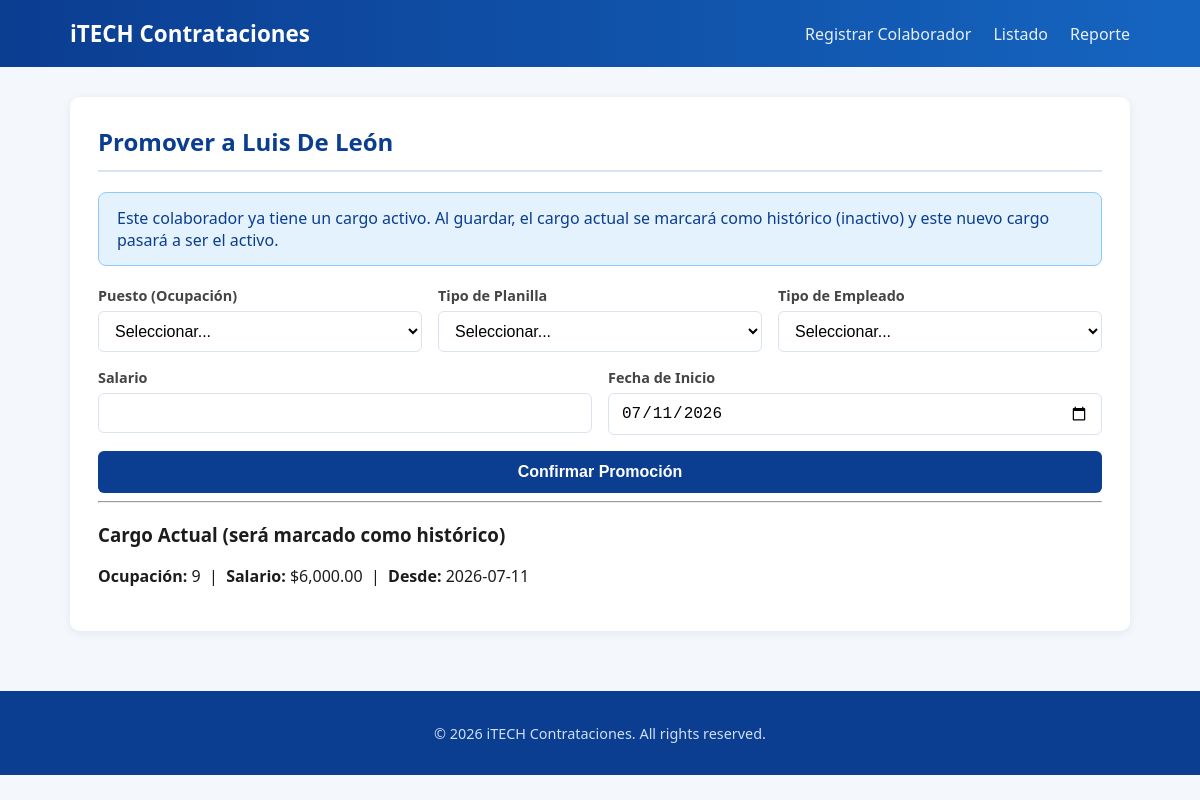
The page /index.php?ruta=perfil/crear&colaborador_id=2 on the database its author committed.
### tables this page shows
CREATE TABLE IF NOT EXISTS `colaboradores` (
  `id` int NOT NULL AUTO_INCREMENT,
  `identidad` varchar(20) NOT NULL,
  `nombre` varchar(50) NOT NULL,
  `apellido` varchar(50) NOT NULL,
  `edad` int NOT NULL,
  `tipo_sangre_id` int NOT NULL,
  `sexo_id` int NOT NULL,
  `nacionalidad` varchar(50) NOT NULL,
  `ruta_id` int NOT NULL,
  `correo` varchar(100) NOT NULL,
  `celular` varchar(20) NOT NULL,
  `empleado_activo` tinyint(1) NOT NULL DEFAULT '1',
  `created_at` timestamp NOT NULL DEFAULT CURRENT_TIMESTAMP,
  `updated_at` timestamp NOT NULL DEFAULT CURRENT_TIMESTAMP ON UPDATE CURRENT_TIMESTAMP,
  PRIMARY KEY (`id`),
  UNIQUE KEY `uq_colaborador_identidad` (`identidad`),
  UNIQUE KEY `uq_colaborador_correo` (`correo`),
  UNIQUE KEY `uq_colaborador_celular` (`celular`),
  KEY `fk_colaborador_tipo_sangre` (`tipo_sangre_id`),
  KEY `fk_colaborador_sexo` (`sexo_id`),
  KEY `fk_colaborador_ruta` (`ruta_id`)
);

CREATE TABLE IF NOT EXISTS `perfiles_laborales` (
  `id` int NOT NULL AUTO_INCREMENT,
  `colaborador_id` int NOT NULL,
  `ocupacion_id` int NOT NULL,
  `tipo_planilla_id` int NOT NULL,
  `tipo_empleado_id` int NOT NULL,
  `salario` decimal(10,2) NOT NULL,
  `fecha_inicio` date NOT NULL,
  `fecha_fin` date DEFAULT NULL,
  `es_activo` tinyint(1) NOT NULL DEFAULT '1',
  `motivo_baja_id` int DEFAULT NULL,
  `firma_digital` text NOT NULL,
  `created_at` timestamp NOT NULL DEFAULT CURRENT_TIMESTAMP,
  PRIMARY KEY (`id`),
  KEY `fk_perfil_colaborador` (`colaborador_id`),
  KEY `fk_perfil_ocupacion` (`ocupacion_id`),
  KEY `fk_perfil_tipo_planilla` (`tipo_planilla_id`),
  KEY `fk_perfil_tipo_empleado` (`tipo_empleado_id`),
  KEY `fk_perfil_motivo_baja` (`motivo_baja_id`)
);

### app/Controllers/ControllerBase.php (called while the page is built, shortened)
<?php
abstract class ControllerBase
{
    protected function render(string $vista, array $datos = []): void
    {
        extract($datos);
        $rutaVista = __DIR__ . '/../Views/' . $vista . '.php';
        require __DIR__ . '/../Views/layouts/header.php';
        require $rutaVista;
        require __DIR__ . '/../Views/layouts/footer.php';
    }
}

### app/Controllers/PerfilLaboralController.php (called while the page is built, shortened)
<?php
class PerfilLaboralController extends ControllerBase
{
    private PerfilLaboral $perfilModel;
    private Colaborador $colaboradorModel;
    public function __construct()
    {
        $this->perfilModel = new PerfilLaboral();
        $this->colaboradorModel = new Colaborador();
    }
    public function mostrarFormulario(): void
    {
        $colaboradorId = (int) ($_GET['colaborador_id'] ?? 0);
        $colaborador = $this->colaboradorModel->buscarPorId($colaboradorId);
        $perfilActivo = $this->perfilModel->buscarActivoPorColaborador($colaboradorId);
        $this->render('perfil/formulario', [
            'colaborador'    => $colaborador,
            'perfilActivo'   => $perfilActivo,
            'ocupaciones'    => (new CatOcupacion())->activos(),
            'tiposPlanilla'  => (new CatTipoPlanilla())->todos(),
            'tiposEmpleado'  => (new CatTipoEmpleado())->activos(),
            'motivosBaja'    => (new CatMotivoTerminacion())->todos(),
            'errores'        => $_SESSION['errores'] ?? [],
        ]);
    }
}

### app/Services/Router.php (called while the page is built, shortened)
<?php
class Router
{
    private array $rutasPermitidas = [];
    public function registrar(string $ruta, string $controlador, string $accion): void
    {
        $this->rutasPermitidas[$ruta] = [$controlador, $accion];
    }
    public function despachar(string $ruta): void
    {
        [$controladorClase, $accion] = $this->rutasPermitidas[$ruta];
        $controlador = new $claseCompleta();
        $controlador->$accion();
    }
}

### public/index.php (called while the page is built, shortened)
<?php
require_once __DIR__ . '/../app/autoload.php';
$router = new Router();
$router->registrar('colaborador/crear', 'ColaboradorController', 'mostrarFormulario');
$router->registrar('colaborador/guardar', 'ColaboradorController', 'guardar');
$router->registrar('colaborador/listado', 'ColaboradorController', 'listado');
$router->registrar('colaborador/editar', 'ColaboradorController', 'mostrarFormularioEdicion');
$router->registrar('colaborador/actualizar', 'ColaboradorController', 'actualizar');
$router->registrar('perfil/crear', 'PerfilLaboralController', 'mostrarFormulario');
$router->registrar('perfil/guardar', 'PerfilLaboralController', 'guardar');
$router->registrar('perfil/promover', 'PerfilLaboralController', 'promover');
$router->registrar('perfil/finalizar', 'PerfilLaboralController', 'finalizar');
$router->registrar('reporte/index', 'ReporteController', 'index');
$router->registrar('reporte/exportarExcel', 'ReporteController', 'exportarExcel');
$ruta = $_GET['ruta'] ?? 'colaborador/crear';
$router->despachar($ruta);

### app/autoload.php (called while the page is built, shortened)
<?php
spl_autoload_register(function (string $class) {
    $prefix = 'App\\';
    $baseDir = __DIR__ . '/../app/';
    $relativeClass = substr($class, strlen($prefix));
    $file = $baseDir . str_replace('\\', '/', $relativeClass) . '.php';
});

### app/Config/database.php (called while the page is built)
<?php
return [
    'driver'   => 'mysql',
    'host'     => '127.0.0.1',
    'port'     => '3306',
    'database' => 'tiposangre',
    'username' => 'root',
    'password' => '',
    'charset'  => 'utf8mb4',
];

### app/Services/DatabaseConnection.php (called while the page is built, shortened)
<?php
class DatabaseConnection
{
    private static ?DatabaseConnection $instance = null;
    private PDO $pdo;
    private function __construct()
    {
        $config = require __DIR__ . '/../Config/database.php';
        $dsn = "{$config['driver']}:host={$config['host']};port={$config['port']};dbname={$config['database']};charset={$config['charset']}";
        try {
            $this->pdo = new PDO($dsn, $config['username'], $config['password'], [
                PDO::ATTR_ERRMODE            => PDO::ERRMODE_EXCEPTION,
                PDO::ATTR_DEFAULT_FETCH_MODE => PDO::FETCH_ASSOC,
                PDO::ATTR_EMULATE_PREPARES   => false,
            ]);
        } catch (PDOException $e) {
            die('Error de conexión a la base de datos: ' . $e->getMessage());
        }
    }
    public static function getInstance(): DatabaseConnection
    {
        if (self::$instance === null) {
            self::$instance = new self();
        }
        return self::$instance;
    }
    public function selectOne(string $sql, array $params = []): ?array
    {
        $stmt = $this->run($sql, $params);
        $row = $stmt->fetch();
        return $row === false ? null : $row;
    }
    private function run(string $sql, array $params = []): PDOStatement
    {
        $stmt = $this->pdo->prepare($sql);
        $stmt->execute($params);
        return $stmt;
    }
}

### app/Models/PerfilLaboral.php (called while the page is built, shortened)
<?php
class PerfilLaboral
{
    private DatabaseConnection $db;
    public function __construct()
    {
        $this->db = DatabaseConnection::getInstance();
    }
    public function buscarActivoPorColaborador(int $colaboradorId): ?array
    {
        return $this->db->selectOne(
            "SELECT * FROM perfiles_laborales
             WHERE colaborador_id = :colaborador_id AND es_activo = 1
             LIMIT 1",
            [':colaborador_id' => $colaboradorId]
        );
    }
}

### app/Models/Colaborador.php (called while the page is built, shortened)
<?php
class Colaborador
{
    private DatabaseConnection $db;
    public function __construct()
    {
        $this->db = DatabaseConnection::getInstance();
    }
    public function buscarPorId(int $id): ?array
    {
        return $this->db->selectOne(
            "SELECT * FROM colaboradores WHERE id = :id",
            [':id' => $id]
        );
    }
}

### app/Views/perfil/formulario.php (the view, shortened to what this page needs)
<?php $esPromocion = $perfilActivo !== null; ?>
<div class="tarjeta">
    <h2>
        <?= $esPromocion ? 'Promover a ' : 'Asignar Cargo a ' ?>
        <?= htmlspecialchars($colaborador['nombre'] . ' ' . $colaborador['apellido']) ?>
    </h2>
    <?php if ($esPromocion): ?>
        <div class="alerta alerta-info">
            Este colaborador ya tiene un cargo activo. Al guardar, el cargo actual
            se marcará como histórico (inactivo) y este nuevo cargo pasará a ser el activo.
        </div>
    <?php endif; ?>
    <form method="POST" action="index.php?ruta=<?= $esPromocion ? 'perfil/promover' : 'perfil/guardar' ?>" class="formulario">
        <div class="fila">
            <div class="grupo-formulario">
                <label for="ocupacion_id">Puesto (Ocupación)</label>
                <select id="ocupacion_id" name="ocupacion_id" required>
                    <option value="">Seleccionar...</option>
                </select>
            </div>
            <div class="grupo-formulario">
                <label for="tipo_planilla_id">Tipo de Planilla</label>
                <select id="tipo_planilla_id" name="tipo_planilla_id" required>
                    <option value="">Seleccionar...</option>
                </select>
            </div>
            <div class="grupo-formulario">
                <label for="tipo_empleado_id">Tipo de Empleado</label>
                <select id="tipo_empleado_id" name="tipo_empleado_id" required>
                    <option value="">Seleccionar...</option>
                </select>
            </div>
        </div>
        <div class="fila">
            <div class="grupo-formulario">
                <label for="salario">Salario</label>
                <input type="number" step="0.01" id="salario" name="salario" required>
            </div>
            <div class="grupo-formulario">
                <label for="fecha_inicio">Fecha de Inicio</label>
                <input type="date" id="fecha_inicio" name="fecha_inicio" required
                       value="<?= date('Y-m-d') ?>">
            </div>
        </div>
        <button type="submit" class="btn btn-primario">
            <?= $esPromocion ? 'Confirmar Promoción' : 'Guardar Perfil Laboral' ?>
        </button>
    </form>
    <?php if ($esPromocion): ?>
        <hr>
        <h3>Cargo Actual (será marcado como histórico)</h3>
        <p>
            <strong>Ocupación:</strong> <?= htmlspecialchars($perfilActivo['ocupacion_id']) ?> &nbsp;|&nbsp;
            <strong>Salario:</strong> $<?= number_format((float)$perfilActivo['salario'], 2) ?> &nbsp;|&nbsp;
            <strong>Desde:</strong> <?= htmlspecialchars($perfilActivo['fecha_inicio']) ?>
        </p>
    <?php endif; ?>
</div>

### public/css/estilos.css (style rules this page uses)
:root { --color-primario: #0b3d91; --color-primario-claro: #1565c0; --color-secundario: #00acc1; --color-fondo: #f4f7fb; --color-tarjeta: #ffffff; --color-texto: #1c1c1c; --color-exito: #2e7d32; --color-exito-bg: #e8f5e9; --color-error: #c62828; --color-error-bg: #fdecea; --color-info-bg: #e3f2fd; --color-borde: #dbe3ee; }
* { box-sizing: border-box; }
body { margin: 0; font-family: 'Segoe UI', Tahoma, Geneva, Verdana, sans-serif; background-color: var(--color-fondo); color: var(--color-texto); }
.tarjeta { background: var(--color-tarjeta); border-radius: 10px; padding: 28px; margin: 30px 0; box-shadow: 0 2px 10px rgba(11, 61, 145, 0.08); }
.tarjeta h2 { margin-top: 0; color: var(--color-primario); border-bottom: 2px solid var(--color-borde); padding-bottom: 12px; }
.formulario { display: flex; flex-direction: column; gap: 16px; }
.fila { display: flex; gap: 16px; flex-wrap: wrap; }
.grupo-formulario { flex: 1; min-width: 200px; display: flex; flex-direction: column; gap: 6px; }
label { font-weight: 600; font-size: 0.9rem; color: #444; }
input, select, textarea { padding: 10px 12px; border: 1px solid var(--color-borde); border-radius: 6px; font-size: 1rem; background-color: #fff; transition: border-color 0.2s ease, box-shadow 0.2s ease; }
.btn { display: inline-block; padding: 12px 22px; border: none; border-radius: 6px; font-size: 1rem; font-weight: 600; text-decoration: none; text-align: center; cursor: pointer; transition: transform 0.15s ease, box-shadow 0.15s ease, background-color 0.2s ease; }
.btn-primario { background-color: var(--color-primario); color: white; }
.alerta { padding: 14px 18px; border-radius: 8px; margin: 20px 0; font-weight: 500; }
.alerta-info { background-color: var(--color-info-bg); color: var(--color-primario); border: 1px solid #90caf9; }

### rows shown on the page
colaboradores: nombre+apellido "Luis De León"
perfiles_laborales: ocupacion "9", salario "6,000.00", fecha_inicio "2026-07-11"
